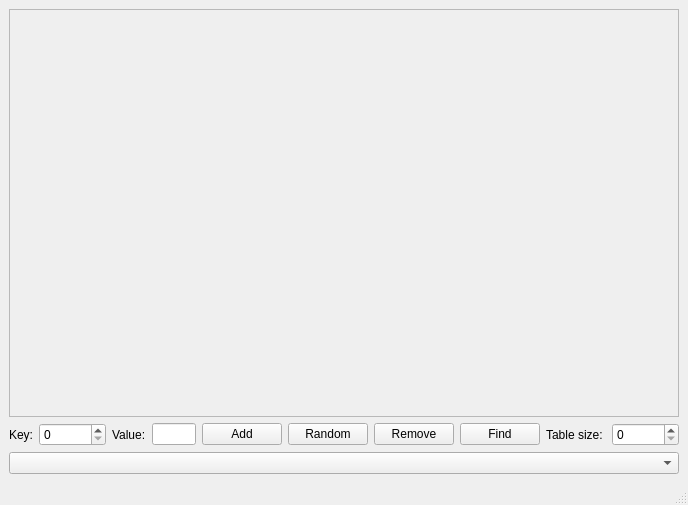
<?xml version="1.0" encoding="UTF-8"?>
<ui version="4.0">
 <class>MainWindow</class>
 <widget class="QMainWindow" name="MainWindow">
  <property name="geometry">
   <rect>
    <x>0</x>
    <y>0</y>
    <width>688</width>
    <height>505</height>
   </rect>
  </property>
  <property name="windowTitle">
   <string>MainWindow</string>
  </property>
  <widget class="QWidget" name="centralwidget">
   <layout class="QVBoxLayout" name="verticalLayout">
    <item>
     <widget class="QScrollArea" name="scrollArea">
      <property name="widgetResizable">
       <bool>true</bool>
      </property>
      <widget class="QWidget" name="scrollAreaWidgetContents">
       <property name="geometry">
        <rect>
         <x>0</x>
         <y>0</y>
         <width>668</width>
         <height>379</height>
        </rect>
       </property>
       <layout class="QGridLayout" name="gridLayout">
        <item row="0" column="0">
         <widget class="HashTableWidget" name="hashTable" native="true">
          <property name="sizePolicy">
           <sizepolicy hsizetype="Minimum" vsizetype="Minimum">
            <horstretch>0</horstretch>
            <verstretch>0</verstretch>
           </sizepolicy>
          </property>
          <property name="minimumSize">
           <size>
            <width>0</width>
            <height>0</height>
           </size>
          </property>
         </widget>
        </item>
        <item row="1" column="0">
         <spacer name="verticalSpacer">
          <property name="orientation">
           <enum>Qt::Vertical</enum>
          </property>
          <property name="sizeHint" stdset="0">
           <size>
            <width>20</width>
            <height>40</height>
           </size>
          </property>
         </spacer>
        </item>
       </layout>
      </widget>
     </widget>
    </item>
    <item>
     <layout class="QHBoxLayout" name="horizontalLayout">
      <item>
       <widget class="QLabel" name="labelKey">
        <property name="text">
         <string>Key:</string>
        </property>
       </widget>
      </item>
      <item>
       <widget class="QSpinBox" name="spinBoxKey">
        <property name="maximum">
         <number>2000000</number>
        </property>
       </widget>
      </item>
      <item>
       <widget class="QLabel" name="labelValue">
        <property name="text">
         <string>Value:</string>
        </property>
       </widget>
      </item>
      <item>
       <widget class="QLineEdit" name="lineEditValue"/>
      </item>
      <item>
       <widget class="QPushButton" name="pushButtonAdd">
        <property name="text">
         <string>Add</string>
        </property>
       </widget>
      </item>
      <item>
       <widget class="QPushButton" name="pushButtonRandom">
        <property name="text">
         <string>Random</string>
        </property>
       </widget>
      </item>
      <item>
       <widget class="QPushButton" name="pushButtonRemove">
        <property name="text">
         <string>Remove</string>
        </property>
       </widget>
      </item>
      <item>
       <widget class="QPushButton" name="pushButtonFind">
        <property name="text">
         <string>Find</string>
        </property>
       </widget>
      </item>
      <item>
       <widget class="QLabel" name="labelTableSize">
        <property name="text">
         <string>Table size: </string>
        </property>
       </widget>
      </item>
      <item>
       <widget class="QSpinBox" name="spinBoxTableSize">
        <property name="maximum">
         <number>2000000</number>
        </property>
        <property name="value">
         <number>0</number>
        </property>
       </widget>
      </item>
     </layout>
    </item>
    <item>
     <widget class="QComboBox" name="comboBoxHash"/>
    </item>
   </layout>
  </widget>
  <widget class="QMenuBar" name="menubar">
   <property name="geometry">
    <rect>
     <x>0</x>
     <y>0</y>
     <width>688</width>
     <height>21</height>
    </rect>
   </property>
  </widget>
  <widget class="QStatusBar" name="statusbar"/>
 </widget>
 <customwidgets>
  <customwidget>
   <class>HashTableWidget</class>
   <extends>QWidget</extends>
   <header location="global">HashTableWidget.h</header>
   <container>1</container>
  </customwidget>
 </customwidgets>
 <resources/>
 <connections/>
</ui>
